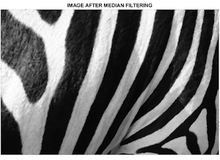
%> input picture zebra.png, 220 x 160 px, shrunk from 400 x 291 before the run
$ octave Ex2_Median_filtering_2D.m   (GNU Octave 9; MATLAB toolbox functions it lacks are replaced by stand-ins)
%> lines starting %> are read from the running program, lines starting %| are printed output that depends on the picture
%Code matlab edit ver 2014
% https://www.imageeprocessing.com/2011/03/matlab-program-2d-median-filtering-for.html
%


clear all

%READ AN IMAGE
% ?????????????????? ????????????????? ??????????????????????????????? I
I = imread('zebra.png');
%> I is the input picture: size 160x220x3 uint8; min 0, max 255, mean 113.4
display(size(I));
%|    160   220     3

%CONVERT RGB IMAGE INTO GRAYSCALE
% ????????????? ?? ?????????????? ????? ?????????????? Matrix ????? ??????? ??? ????? ??????????????????? ?????
% Matrix ?????
A = rgb2gray(I);

%ADD SALT AND PEPPER NOISE TO THE GRAYSCALE IMAGE
% ???????????????????? ?????????????????????? ?????????
A = imnoise(A,'Salt & pepper',0.1);
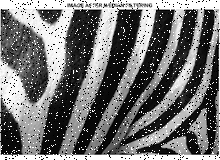
%> A: size 160x220 uint8; min 0, max 255, mean 114.5

figure,imshow(A);title('IMAGE WITH SALT AND PEPPER NOISE');


%DEFINE THE WINDOW SIZE MXN
% ????????????? ??????????????????????? ???????????????????????????
M=5;
N=5;

%PAD THE MATRIX WITH ZEROS ON ALL SIDES
%
modifyA=padarray(A,[floor(M/2),floor(N/2)]);
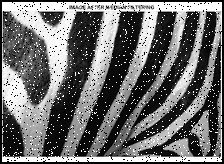
%> modifyA: size 164x224 uint8; min 0, max 255, mean 109.7

figure,imshow(uint8(modifyA)); title('PADDED WITH ZEROS');


B = zeros([size(A,1) size(A,2)]);
med_indx = round((M*N)/2); %MEDIAN INDEX

for i=1:size(modifyA,1)-(M-1)
    for j=1:size(modifyA,2)-(N-1)


        temp=modifyA(i:i+(M-1),j:j+(N-1),:);
        tmp_sort = sort(temp(:));%tmp(:) converts 2D matrix to 1D matrix
        B(i,j) = tmp_sort(med_indx);


    end
end
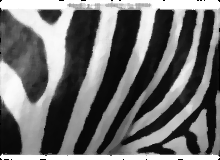
%> B: size 160x220 double; min 0, max 255, mean 112.1


 %CONVERT THE IMAGE TO UINT8 FORMAT.
B=uint8(B);
%> B: size 160x220 uint8
figure,imshow(B);
title('IMAGE AFTER MEDIAN FILTERING');


%Read data from image file by function name "imread"
A=imread('GUI_Gabor2D/1_1.tif');
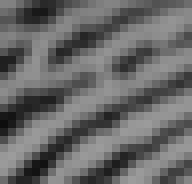
%> input picture 1_1.tif, 24 x 23 px, shrunk from 43 x 41 before the run (shown 8 times larger)
%> A is the input picture: size 23x24 uint8; min 13, max 156, mean 103.7
title('IMAGE WITH SALT AND PEPPER NOISE');
figure,imshow(A);
%{
%PAD THE MATRIX WITH ZEROS ON ALL SIDES
%???????????????????? ???? ??????? ????????? ?????

% ??????????? ???? modifyA ????? Matrix ??????????????????? ??????? ?????
% ???? ????? x ??? ?????????????????? ????????
%   0 0 0 0 0 0 0
%   0 0 0 0 0 0 0
%   0 0 1 2 3 0 0
%   0 0 4 5 6 0 0
%   0 0 7 8 9 0 0
%   0 0 0 0 0 0 0
%   0 0 0 0 0 0 0
%}
modifyA=zeros(size(A)+2);

% % ??????????? ???? B ??????????? ????????????? ??????????????????????????
%  ????? ???????? ????????? ???????????????????????????????????

B=zeros(size(A));
%{
 COPY THE ORIGINAL IMAGE MATRIX TO THE PADDED MATRIX
 ????? ?????? ??????????????????????? ?????????????? modifyA  ???
 ???? ???? Pad ????????????????????? 0 ????? ??? ??????
%}
        for x=1:size(A,1)
            for y=1:size(A,2)
                modifyA(x+1,y+1)=A(x,y);
            end
        end

 %{
 ----------------------------------------------------
      LET THE WINDOW BE AN ARRAY
      STORE THE 3-by-3 NEIGHBOUR VALUES IN THE ARRAY
      SORT AND FIND THE MIDDLE ELEMENT
 ----------------------------------------------------
 %}


%---------------------------------------------------
% ???????? i ????????????????????????   ????? Y ???
%         j ?????????????????????????? ????? X
%---------------------------------------------------
for i= 1:size(modifyA,1)-2
    for j=1:size(modifyA,2)-2

        window=zeros(9,1);

        inc=1;
%    ????????????? ???????????????????? ????????????????? 1D
%    ???? 9 eliment

%    0  1  2
%    3  4  5
%    6  7  8

    % window[0-8] =0[..],1[..],2[..],3[..],4[..],5[..],6[..],7[..],8[..]

        for x=1:3
            for y=1:3
                window(inc)=modifyA(i+x-1,j+y-1);
                inc=inc+1;
            end
        end

    % ???????? ????????? window ????????????????????????? ???? ???? ???
    % med = 0[2],1[2],2[4],3[5],4[7],5[7],6[8],7[8],8[9]
        med=sort(window);


        %PLACE THE MEDIAN ELEMENT IN THE OUTPUT MATRIX
%?????????????????????????? ????????????????
        B(i,j)=med(5);

    end
end
%> after the loop, window = [64; 88; 0; 109; 133; 0; 0; 0; 0]


%CONVERT THE OUTPUT MATRIX TO 0-255 RANGE IMAGE TYPE
B=uint8(B);
title('IMAGE AFTER MEDIAN FILTERING');
figure,imshow(B);
%> after `imshow(B)`:
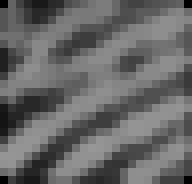
%> displayed picture: size 23x24, on the screen's scale of 0 to 255 (shown 8 times larger); min 0, max 150, mean 102.3
